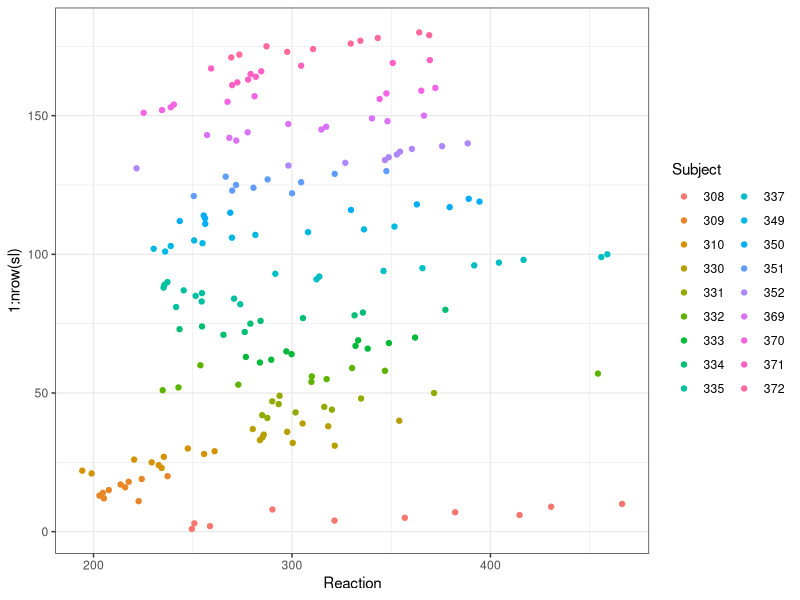
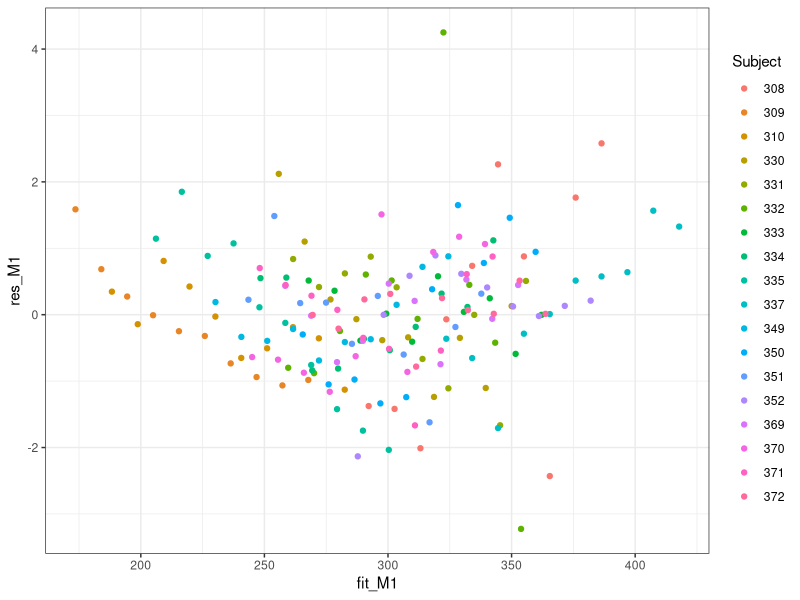
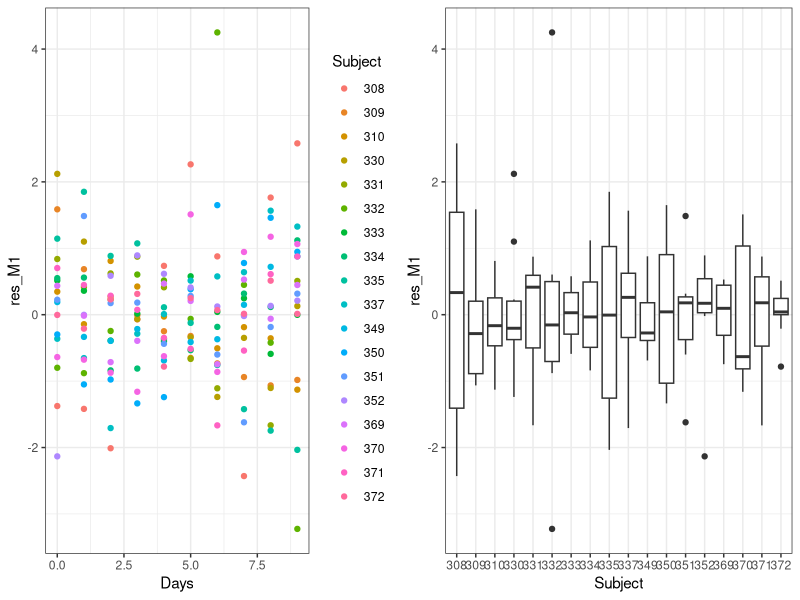
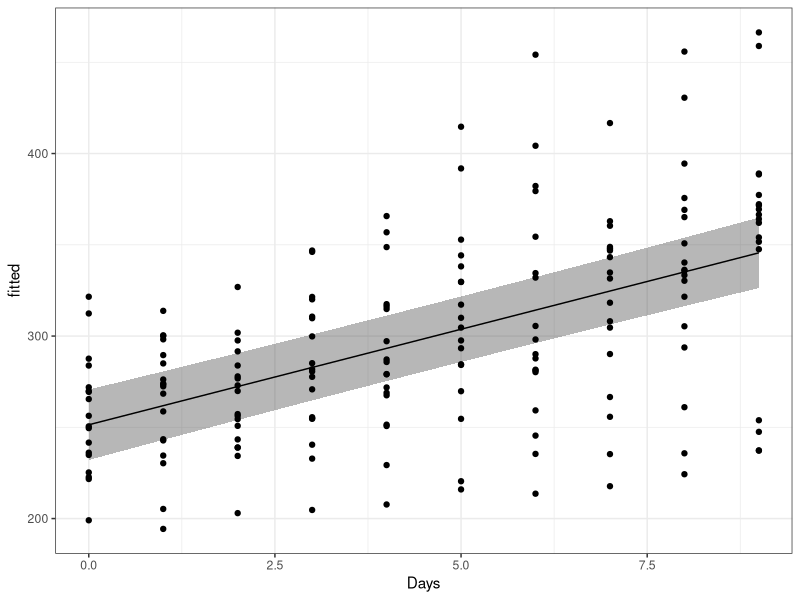
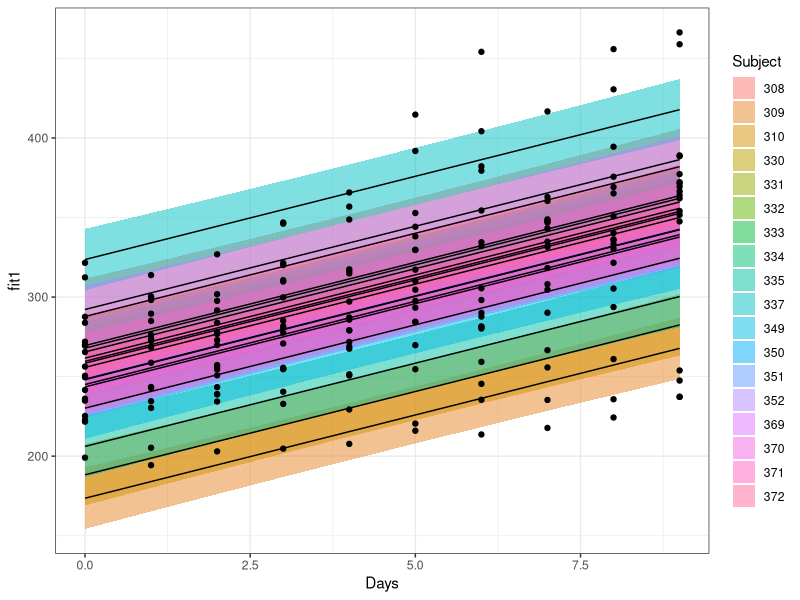

Here is the R script that generated these plots, in order:
#' title: "Смешанные линейные модели"
#' subtitle: "Линейные модели..."
#' author: "Марина Варфоломеева, Вадим Хайтов"


#' ## Пример: Как время реакции людей зависит от бессонницы?
#' Данные из Belenky et al., 2003.
#' В нулевой день эксперимента всем испытуемым давали поспать нормальное время. Начиная со следующей ночи давали спать по 3 часа.
#' - `Reaction` --- среднее время реакции в серии тестов в день наблюдения, мс
#' - `Days` --- число дней депривации сна
#' - `Subject` --- номер субъекта
library(lme4)
data(sleepstudy)
sl <- sleepstudy
head(sl, 3)

#' ## Знакомство с данными
str(sl)
sapply(sl, function(x) sum(is.na(x)))
length(unique(sl$Subject))

# сбалансирован ли объем выборки?
table(sl$Subject)
with(sl, table(Subject, Days))

#' ## Есть ли выбросы?
library(ggplot2)
theme_set(theme_bw() + theme(legend.key = element_blank()))
update_geom_defaults("point", list(shape = 19))

ggplot(sl, aes(x = Reaction, y = 1:nrow(sl), colour = Subject)) +
  geom_point() + guides(colour = guide_legend(ncol = 2))


#' ## Задание
#' Какого типа эти факторы? Поясните ваш выбор.
#'
#' - Несколько произвольно выбранных градаций плотности моллюсков в полевом эксперименте, где плотностью манипулировали.
#' - Фактор размер червяка (маленький, средний, большой) в выборке червей.
#' - Деление губы Чупа на зоны с разной степенью распреснения.




#' # Смешанные модели со случайным отрезком в R

detach("package:lme4") # выгружаем lme4, из которого мы взяли данные, чтобы не было конфликтов с nlme
library(nlme)
M1 <- lme(Reaction ~ Days, random = ~ 1 | Subject, data = sl)



#' 1) График остатков от предсказанных значений
sl$res_M1 <- resid(M1, type = "pearson")
sl$fit_M1 <- fitted(M1)
ggplot(sl) + geom_point(aes(x = fit_M1, y = res_M1, colour = Subject))

#' 2) График остатков от ковариат в модели
p <- ggplot(data = sl, aes(y = res_M1))
library(gridExtra)
grid.arrange(p + geom_point(aes(x = Days, colour = Subject)),
             p + geom_boxplot(aes(x = Subject)),
             ncol = 2)


#' ## 2. Проверка влияния факторов

#' ## 2(а) По значениям t-(или -z) статистики (по REML оценке)
summary(M1)

#' ## 2(б) F-критерий - приблизительный результат (REML оценка)
anova(M1)

#' ## 2(в1) Попарное сравнение вложенных моделей при помощи likelihood ratio test
M1.ml <- lme(Reaction ~ Days, random = ~1|Subject, data = sl, method = "ML")
M2.ml <- update(M1.ml, . ~ . - Days)
anova(M1.ml, M2.ml)


#' ## 2(в2) Сравнение моделей по AIC
AIC(M1.ml, M2.ml)

#' ## 3. Представление результатов
M1_fin <- lme(Reaction ~ Days, random = ~1|Subject, method = "REML", data = sl)
# Внутриклассовая корреляция
37.12383^2 / (37.12383^2 + 30.99123^2)



#' ## График предсказанных значений для результатов

#' 1-й вариант --- предсказания по фиксированной части модели

library(plyr)
MyData_M1 <- ddply(
  sl, .(Subject), summarise,
  Days = seq(min(Days), max(Days), length = 10)
  )
# level = 0 - для фиксированных эффектов (т.е. без учета субъекта)
MyData_M1$fitted <- predict(M1_fin, MyData_M1, level = 0)

# или то же самое при помощи матриц
X <- model.matrix(~ Days, data = MyData_M1)
betas <- fixef(M1_fin)
MyData_M1$fitted <- X %*% betas

# стандартные ошибки и дов. интервалы
MyData_M1$se <- sqrt( diag(X %*% vcov(M1_fin) %*% t(X)) )
MyData_M1$lwr <- MyData_M1$fitted - 1.98 * MyData_M1$se
MyData_M1$upr <- MyData_M1$fitted + 1.98 * MyData_M1$se

ggplot(data = MyData_M1, aes(x = Days, y = fitted)) +
  geom_ribbon(alpha = 0.35, aes(ymin = lwr, ymax = upr)) +
  geom_line() +
  geom_point(data = sl, aes(x = Days, y = Reaction))


#' 2-й вариант --- предсказания для каждого субъекта

MyData_M1$fit1 <- predict(M1_fin, MyData_M1, level = 1)
# или то же самое при помощи матриц
# случайные эффекты для каждого субъекта
# это датафрейм с одним столбцом
rand <- ranef(M1_fin)
# "разворачиваем" для каждой строки данных
all_rand <- rand[as.numeric(MyData_M1$Subject), 1]
# прибавляем случайные эффекты к предсказаниям фикс. части
MyData_M1$fit1 <- X %*% betas + all_rand

ggplot(MyData_M1, aes(x = Days, y = fit1, group = Subject)) +
  geom_ribbon(alpha = 0.5, aes(fill = Subject, ymin = fit1 - 1.98*se,
                  ymax = fit1 + 1.98*se)) +
  geom_line() +
  geom_point(data = sl, aes(x = Days, y = Reaction))
  # попробуйте добавить facet_wrap(~Subject)

#' ## Смешанная модель со случайным отрезком и углом наклона

MS1 <- lme(Reaction ~ Days, random = ~ 1 + Days|Subject, data = sl)

#' ## Задание
#' Проверьте получившуюся модель MS1
#' Сделайте самостоятельно:
#' - Анализ остатков
#' - Проверку влияния факторов + подбор оптимальной модели
#' - Визуализацию предсказаний
